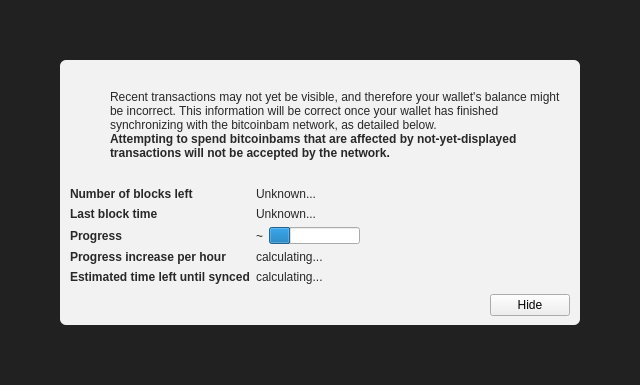
<?xml version="1.0" encoding="UTF-8"?>
<ui version="4.0">
 <class>ModalOverlay</class>
 <widget class="ModalOverlay" name="ModalOverlay">
  <property name="geometry">
   <rect>
    <x>0</x>
    <y>0</y>
    <width>640</width>
    <height>385</height>
   </rect>
  </property>
  <property name="windowTitle">
   <string>Form</string>
  </property>
  <layout class="QVBoxLayout" name="verticalLayout" stretch="0">
   <property name="sizeConstraint">
    <enum>QLayout::SetDefaultConstraint</enum>
   </property>
   <property name="leftMargin">
    <number>0</number>
   </property>
   <property name="topMargin">
    <number>0</number>
   </property>
   <property name="rightMargin">
    <number>0</number>
   </property>
   <property name="bottomMargin">
    <number>0</number>
   </property>
   <item>
    <widget class="QWidget" name="bgWidget" native="true">
     <property name="styleSheet">
      <string notr="true">#bgWidget { background: rgba(0,0,0,220); }</string>
     </property>
     <layout class="QVBoxLayout" name="verticalLayoutMain" stretch="1">
      <property name="leftMargin">
       <number>60</number>
      </property>
      <property name="topMargin">
       <number>60</number>
      </property>
      <property name="rightMargin">
       <number>60</number>
      </property>
      <property name="bottomMargin">
       <number>60</number>
      </property>
      <item>
       <widget class="QWidget" name="contentWidget" native="true">
        <property name="styleSheet">
         <string notr="true">#contentWidget { background: rgba(255,255,255,240); border-radius: 6px; }

QLabel { color: rgb(40,40,40);  }</string>
        </property>
        <layout class="QVBoxLayout" name="verticalLayoutSub" stretch="1,0,0,0">
         <property name="spacing">
          <number>0</number>
         </property>
         <property name="leftMargin">
          <number>10</number>
         </property>
         <property name="topMargin">
          <number>10</number>
         </property>
         <property name="rightMargin">
          <number>10</number>
         </property>
         <property name="bottomMargin">
          <number>10</number>
         </property>
         <item>
          <layout class="QHBoxLayout" name="horizontalLayoutIconText" stretch="0,1">
           <property name="topMargin">
            <number>20</number>
           </property>
           <item>
            <layout class="QVBoxLayout" name="verticalLayoutIcon">
             <property name="leftMargin">
              <number>0</number>
             </property>
             <item>
              <widget class="QPushButton" name="warningIcon">
               <property name="enabled">
                <bool>false</bool>
               </property>
               <property name="text">
                <string/>
               </property>
               <property name="icon">
                <iconset>
                 <normaloff>:/icons/warning</normaloff>
                 <disabledoff>:/icons/warning</disabledoff>:/icons/warning</iconset>
               </property>
               <property name="iconSize">
                <size>
                 <width>48</width>
                 <height>48</height>
                </size>
               </property>
               <property name="flat">
                <bool>true</bool>
               </property>
              </widget>
             </item>
             <item>
              <spacer name="verticalSpacerWarningIcon">
               <property name="orientation">
                <enum>Qt::Vertical</enum>
               </property>
               <property name="sizeHint" stdset="0">
                <size>
                 <width>20</width>
                 <height>40</height>
                </size>
               </property>
              </spacer>
             </item>
            </layout>
           </item>
           <item>
            <layout class="QVBoxLayout" name="verticalLayoutInfoText">
             <property name="leftMargin">
              <number>0</number>
             </property>
             <property name="topMargin">
              <number>0</number>
             </property>
             <item>
              <widget class="QLabel" name="infoText">
               <property name="text">
                <string>Recent transactions may not yet be visible, and therefore your wallet's balance might be incorrect. This information will be correct once your wallet has finished synchronizing with the bitcoinbam network, as detailed below.</string>
               </property>
               <property name="textFormat">
                <enum>Qt::RichText</enum>
               </property>
               <property name="wordWrap">
                <bool>true</bool>
               </property>
              </widget>
             </item>
             <item>
              <widget class="QLabel" name="infoTextStrong">
               <property name="font">
                <font>
                 <weight>75</weight>
                 <bold>true</bold>
                </font>
               </property>
               <property name="text">
                <string>Attempting to spend bitcoinbams that are affected by not-yet-displayed transactions will not be accepted by the network.</string>
               </property>
               <property name="textFormat">
                <enum>Qt::RichText</enum>
               </property>
               <property name="wordWrap">
                <bool>true</bool>
               </property>
              </widget>
             </item>
             <item>
              <spacer name="verticalSpacerInTextSpace">
               <property name="orientation">
                <enum>Qt::Vertical</enum>
               </property>
               <property name="sizeHint" stdset="0">
                <size>
                 <width>20</width>
                 <height>40</height>
                </size>
               </property>
              </spacer>
             </item>
            </layout>
           </item>
          </layout>
         </item>
         <item>
          <spacer name="verticalSpacerAfterText">
           <property name="orientation">
            <enum>Qt::Vertical</enum>
           </property>
           <property name="sizeHint" stdset="0">
            <size>
             <width>20</width>
             <height>40</height>
            </size>
           </property>
          </spacer>
         </item>
         <item>
          <layout class="QFormLayout" name="formLayout">
           <property name="fieldGrowthPolicy">
            <enum>QFormLayout::FieldsStayAtSizeHint</enum>
           </property>
           <property name="horizontalSpacing">
            <number>6</number>
           </property>
           <property name="verticalSpacing">
            <number>6</number>
           </property>
           <property name="topMargin">
            <number>10</number>
           </property>
           <item row="0" column="0">
            <widget class="QLabel" name="labelNumberOfBlocksLeft">
             <property name="font">
              <font>
               <weight>75</weight>
               <bold>true</bold>
              </font>
             </property>
             <property name="text">
              <string>Number of blocks left</string>
             </property>
            </widget>
           </item>
           <item row="0" column="1">
            <widget class="QLabel" name="numberOfBlocksLeft">
             <property name="text">
              <string>Unknown...</string>
             </property>
            </widget>
           </item>
           <item row="1" column="0">
            <widget class="QLabel" name="labelLastBlockTime">
             <property name="font">
              <font>
               <weight>75</weight>
               <bold>true</bold>
              </font>
             </property>
             <property name="text">
              <string>Last block time</string>
             </property>
            </widget>
           </item>
           <item row="1" column="1">
            <widget class="QLabel" name="newestBlockDate">
             <property name="sizePolicy">
              <sizepolicy hsizetype="Maximum" vsizetype="Preferred">
               <horstretch>0</horstretch>
               <verstretch>0</verstretch>
              </sizepolicy>
             </property>
             <property name="text">
              <string>Unknown...</string>
             </property>
            </widget>
           </item>
           <item row="2" column="0">
            <widget class="QLabel" name="labelSyncDone">
             <property name="font">
              <font>
               <weight>75</weight>
               <bold>true</bold>
              </font>
             </property>
             <property name="text">
              <string>Progress</string>
             </property>
            </widget>
           </item>
           <item row="2" column="1">
            <layout class="QHBoxLayout" name="horizontalLayoutSync" stretch="0,1">
             <item>
              <widget class="QLabel" name="percentageProgress">
               <property name="text">
                <string notr="true">~</string>
               </property>
              </widget>
             </item>
             <item>
              <widget class="QProgressBar" name="progressBar">
               <property name="value">
                <number>24</number>
               </property>
               <property name="format">
                <string/>
               </property>
              </widget>
             </item>
            </layout>
           </item>
           <item row="4" column="0">
            <widget class="QLabel" name="labelProgressIncrease">
             <property name="font">
              <font>
               <weight>75</weight>
               <bold>true</bold>
              </font>
             </property>
             <property name="text">
              <string>Progress increase per hour</string>
             </property>
            </widget>
           </item>
           <item row="4" column="1">
            <widget class="QLabel" name="progressIncreasePerH">
             <property name="text">
              <string>calculating...</string>
             </property>
            </widget>
           </item>
           <item row="5" column="0">
            <widget class="QLabel" name="labelEstimatedTimeLeft">
             <property name="font">
              <font>
               <weight>75</weight>
               <bold>true</bold>
              </font>
             </property>
             <property name="text">
              <string>Estimated time left until synced</string>
             </property>
            </widget>
           </item>
           <item row="5" column="1">
            <widget class="QLabel" name="expectedTimeLeft">
             <property name="text">
              <string>calculating...</string>
             </property>
            </widget>
           </item>
          </layout>
         </item>
         <item>
          <layout class="QHBoxLayout" name="horizontalLayoutButtons">
           <property name="leftMargin">
            <number>10</number>
           </property>
           <property name="topMargin">
            <number>10</number>
           </property>
           <item>
            <spacer name="horizontalSpacer">
             <property name="orientation">
              <enum>Qt::Horizontal</enum>
             </property>
             <property name="sizeHint" stdset="0">
              <size>
               <width>40</width>
               <height>20</height>
              </size>
             </property>
            </spacer>
           </item>
           <item>
            <widget class="QPushButton" name="closeButton">
             <property name="text">
              <string>Hide</string>
             </property>
            </widget>
           </item>
          </layout>
         </item>
        </layout>
       </widget>
      </item>
     </layout>
    </widget>
   </item>
  </layout>
 </widget>
 <customwidgets>
  <customwidget>
   <class>ModalOverlay</class>
   <extends>QWidget</extends>
   <header>qt/modaloverlay.h</header>
   <container>1</container>
  </customwidget>
 </customwidgets>
 <resources/>
 <connections/>
</ui>
